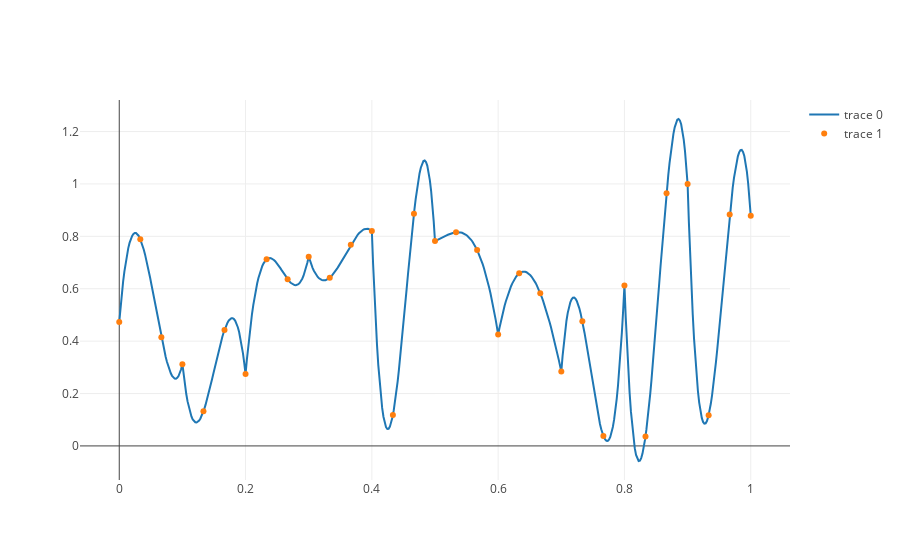

This figure's notebook cell:
### Markdown cell above
We can generate a random vector $ui$ and use the previous function

### Code cell
ui = np.random.rand(n_bases)

x, u = interpolate(ui)


fig = go.Figure(data=[
    go.Scatter(x=x, y=u, mode='lines'),
    go.Scatter(x=nodes, y=ui, mode='markers'),
])
plotly.iplot(fig)

### Figure 1 — Plotly figure (JSON) as saved in the notebook; plotly's stock layout.template omitted (floating-point values rounded to 4 significant figures; data arrays with more than 128 entries replaced by an {"elided": "..."} marker saying what was removed)
{"data": [{"mode": "lines", "type": "scatter", "uid": "4ca4d052-3a35-4558-ac38-23b4783bd74a", "x": {"elided": "500 float values"}, "y": {"elided": "500 float values"}}, {"mode": "markers", "type": "scatter", "uid": "e0a0e22d-d018-46db-b6c3-ab07b23840fa", "x": [0, 0.1, 0.2, 0.3, 0.4, 0.5, 0.6, 0.7, 0.8, 0.9, 1, 0.03333, 0.06667, 0.1333, 0.1667, 0.2333, 0.2667, 0.3333, 0.3667, 0.4333, 0.4667, 0.5333, 0.5667, 0.6333, 0.6667, 0.7333, 0.7667, 0.8333, 0.8667, 0.9333, 0.9667], "y": [0.4733, 0.3119, 0.2741, 0.7224, 0.8201, 0.7819, 0.4253, 0.2836, 0.6127, 0.9997, 0.8785, 0.7893, 0.4146, 0.1319, 0.4426, 0.7124, 0.6363, 0.6422, 0.7674, 0.118, 0.8863, 0.8157, 0.7483, 0.6587, 0.5829, 0.4757, 0.03774, 0.03626, 0.9647, 0.1175, 0.883]}], "layout": {}}
